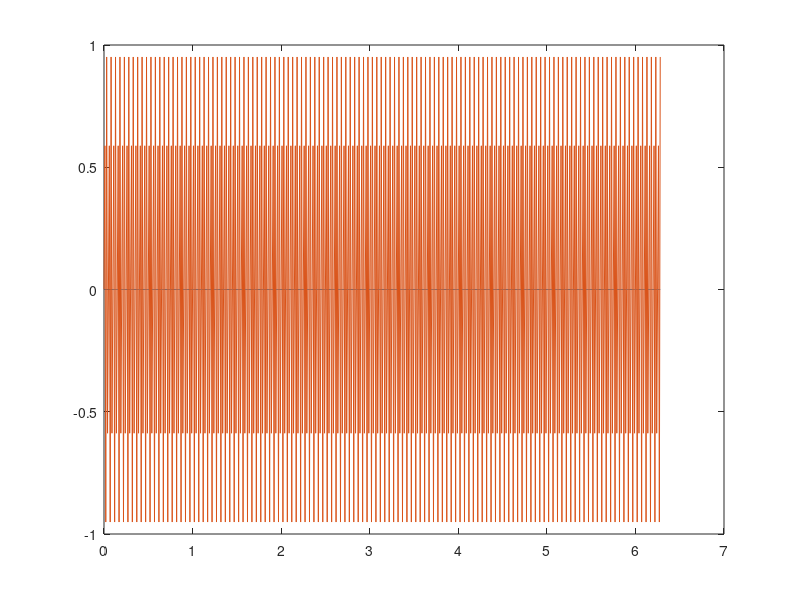

MATLAB code to generate this figure:
%Ejemplo 3.1
%Genera dos senoidales de 50 y 240 Hz

t=0:0.01:2*pi;
fs=250;
T=1/fs;
x1=sin(2*pi*50*t);
x2=sin(2*pi*240*t);
plot(t,x1,t,x2)